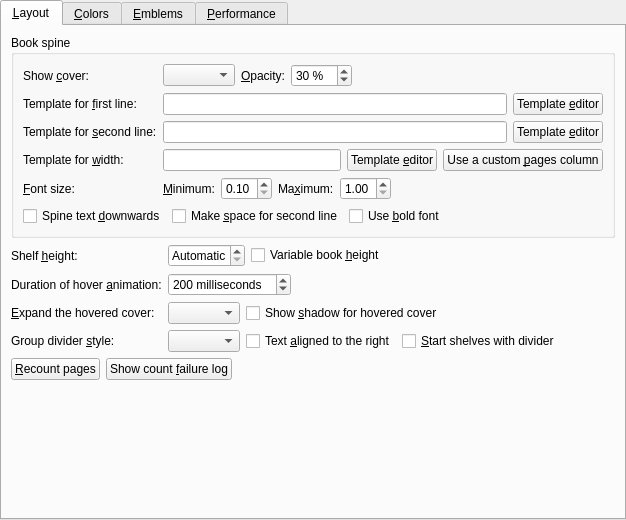
<?xml version="1.0" encoding="UTF-8"?>
<ui version="4.0">
 <class>bookshelf_tab</class>
 <widget class="QTabWidget" name="bookshelf_tab">
  <property name="geometry">
   <rect>
    <x>0</x>
    <y>0</y>
    <width>626</width>
    <height>520</height>
   </rect>
  </property>
  <property name="currentIndex">
   <number>0</number>
  </property>
  <widget class="QWidget" name="bookshelf_view_tab">
   <attribute name="title">
    <string>&amp;Layout</string>
   </attribute>
   <layout class="QFormLayout" name="formLayout_3">
    <property name="fieldGrowthPolicy">
     <enum>QFormLayout::ExpandingFieldsGrow</enum>
    </property>
    <item row="2" column="0">
     <widget class="QLabel" name="label">
      <property name="text">
       <string>Shelf &amp;height:</string>
      </property>
      <property name="buddy">
       <cstring>opt_bookshelf_height</cstring>
      </property>
     </widget>
    </item>
    <item row="2" column="1">
     <layout class="QHBoxLayout" name="horizontalLayout_5">
      <item>
       <widget class="QSpinBox" name="opt_bookshelf_height">
        <property name="toolTip">
         <string>Control the height of the book shelves, in pixels. The default is to choose a height automatically based on the size of the screen. Note that if you change the height, the cover thumbnail cache will need to be re-populated so scrolling might be a little slow to start with.</string>
        </property>
        <property name="specialValueText">
         <string>Automatic</string>
        </property>
        <property name="suffix">
         <string> px</string>
        </property>
        <property name="minimum">
         <number>119</number>
        </property>
        <property name="maximum">
         <number>1200</number>
        </property>
       </widget>
      </item>
      <item>
       <widget class="QCheckBox" name="opt_bookshelf_variable_height">
        <property name="text">
         <string>Variable book &amp;height</string>
        </property>
       </widget>
      </item>
     </layout>
    </item>
    <item row="3" column="0">
     <widget class="QLabel" name="label_fade_time">
      <property name="text">
       <string>Duration of hover &amp;animation:</string>
      </property>
      <property name="buddy">
       <cstring>opt_bookshelf_fade_time</cstring>
      </property>
     </widget>
    </item>
    <item row="3" column="1">
     <widget class="QSpinBox" name="opt_bookshelf_fade_time">
      <property name="specialValueText">
       <string>Disable</string>
      </property>
      <property name="suffix">
       <string> milliseconds</string>
      </property>
      <property name="maximum">
       <number>2000</number>
      </property>
      <property name="singleStep">
       <number>100</number>
      </property>
      <property name="value">
       <number>200</number>
      </property>
     </widget>
    </item>
    <item row="5" column="0">
     <widget class="QLabel" name="label_hover_interact">
      <property name="text">
       <string>&amp;Expand the hovered cover:</string>
      </property>
      <property name="buddy">
       <cstring>opt_bookshelf_hover</cstring>
      </property>
     </widget>
    </item>
    <item row="5" column="1">
     <layout class="QHBoxLayout" name="horizontalLayout_6">
      <item>
       <widget class="QComboBox" name="opt_bookshelf_hover">
        <property name="toolTip">
         <string>Control what happens when the mouse hovers over the spine of a book.</string>
        </property>
       </widget>
      </item>
      <item>
       <widget class="QCheckBox" name="opt_bookshelf_shadow">
        <property name="text">
         <string>Show &amp;shadow for hovered cover</string>
        </property>
       </widget>
      </item>
     </layout>
    </item>
    <item row="7" column="0">
     <widget class="QLabel" name="label_4">
      <property name="text">
       <string>Group divider &amp;style:</string>
      </property>
      <property name="buddy">
       <cstring>opt_bookshelf_divider_style</cstring>
      </property>
     </widget>
    </item>
    <item row="7" column="1">
     <layout class="QHBoxLayout" name="horizontalLayout_8">
      <item>
       <widget class="QComboBox" name="opt_bookshelf_divider_style">
        <property name="toolTip">
         <string>Control the style to use for the group divider</string>
        </property>
       </widget>
      </item>
      <item>
       <widget class="QCheckBox" name="opt_bookshelf_divider_text_right">
        <property name="toolTip">
         <string>Control whether the text of the group divider is aligned to the right or left</string>
        </property>
        <property name="text">
         <string>Text &amp;aligned to the right</string>
        </property>
       </widget>
      </item>
      <item>
       <widget class="QCheckBox" name="opt_bookshelf_start_with_divider">
        <property name="toolTip">
         <string>When grouping books and a group extends to more than one shelf, place a group divider at the beginning of the additional shelves</string>
        </property>
        <property name="text">
         <string>&amp;Start shelves with divider</string>
        </property>
       </widget>
      </item>
     </layout>
    </item>
    <item row="9" column="0" colspan="2">
     <layout class="QHBoxLayout" name="horizontalLayout_7">
      <item>
       <widget class="QPushButton" name="recount_button">
        <property name="toolTip">
         <string>Have calibre re-count the pages in all books in the current library.</string>
        </property>
        <property name="text">
         <string>&amp;Recount pages</string>
        </property>
       </widget>
      </item>
      <item>
       <widget class="QPushButton" name="show_log_button">
        <property name="text">
         <string>Show count &amp;failure log</string>
        </property>
       </widget>
      </item>
      <item>
       <spacer name="horizontalSpacer">
        <property name="orientation">
         <enum>Qt::Horizontal</enum>
        </property>
        <property name="sizeHint" stdset="0">
         <size>
          <width>40</width>
          <height>20</height>
         </size>
        </property>
       </spacer>
      </item>
     </layout>
    </item>
    <item row="10" column="0">
     <spacer name="vertical_spacer_1">
      <property name="orientation">
       <enum>Qt::Vertical</enum>
      </property>
      <property name="sizeHint" stdset="0">
       <size>
        <width>20</width>
        <height>20</height>
       </size>
      </property>
     </spacer>
    </item>
    <item row="1" column="0" colspan="2">
     <widget class="QGroupBox" name="groupBox">
      <property name="title">
       <string>Book spine</string>
      </property>
      <layout class="QFormLayout" name="formLayout">
       <property name="fieldGrowthPolicy">
        <enum>QFormLayout::ExpandingFieldsGrow</enum>
       </property>
       <item row="0" column="0">
        <widget class="QLabel" name="label_bookshelf_thumbnail">
         <property name="text">
          <string>Show &amp;cover:</string>
         </property>
         <property name="buddy">
          <cstring>opt_bookshelf_thumbnail</cstring>
         </property>
        </widget>
       </item>
       <item row="0" column="1">
        <layout class="QHBoxLayout" name="horizontalLayout_10">
         <item>
          <widget class="QComboBox" name="opt_bookshelf_thumbnail">
           <property name="toolTip">
            <string/>
           </property>
          </widget>
         </item>
         <item>
          <widget class="QLabel" name="label_6">
           <property name="text">
            <string>&amp;Opacity:</string>
           </property>
           <property name="buddy">
            <cstring>opt_bookshelf_thumbnail_opacity</cstring>
           </property>
          </widget>
         </item>
         <item>
          <widget class="QSpinBox" name="opt_bookshelf_thumbnail_opacity">
           <property name="toolTip">
            <string>&lt;p&gt;How much to blend the cover into the spine. Higher values decrease blending.</string>
           </property>
           <property name="suffix">
            <string> %</string>
           </property>
           <property name="minimum">
            <number>0</number>
           </property>
           <property name="maximum">
            <number>100</number>
           </property>
           <property name="value">
            <number>30</number>
           </property>
          </widget>
         </item>
        </layout>
       </item>
       <item row="1" column="0">
        <widget class="QLabel" name="label_title">
         <property name="text">
          <string>Template for &amp;first line:</string>
         </property>
         <property name="buddy">
          <cstring>opt_bookshelf_title_template</cstring>
         </property>
        </widget>
       </item>
       <item row="1" column="1">
        <layout class="QHBoxLayout" name="horizontalLayout_2">
         <item>
          <widget class="QLineEdit" name="opt_bookshelf_title_template">
           <property name="sizePolicy">
            <sizepolicy hsizetype="Expanding" vsizetype="Fixed">
             <horstretch>10</horstretch>
             <verstretch>0</verstretch>
            </sizepolicy>
           </property>
           <property name="toolTip">
            <string>&lt;p&gt;The template used to generate the main text on the spine. This template uses the same syntax as save templates. Defaults to just the book title. Note that this setting is per-library, which means that you have to set it again for every different calibre library you use.&lt;/p&gt;</string>
           </property>
           <property name="clearButtonEnabled">
            <bool>true</bool>
           </property>
          </widget>
         </item>
         <item>
          <widget class="QPushButton" name="template_title_button">
           <property name="text">
            <string>Template &amp;editor</string>
           </property>
          </widget>
         </item>
        </layout>
       </item>
       <item row="2" column="0">
        <widget class="QLabel" name="label_2">
         <property name="text">
          <string>Template for &amp;second line:</string>
         </property>
         <property name="buddy">
          <cstring>opt_bookshelf_author_template</cstring>
         </property>
        </widget>
       </item>
       <item row="2" column="1">
        <layout class="QHBoxLayout" name="horizontalLayout_4">
         <item>
          <widget class="QLineEdit" name="opt_bookshelf_author_template">
           <property name="sizePolicy">
            <sizepolicy hsizetype="Expanding" vsizetype="Fixed">
             <horstretch>10</horstretch>
             <verstretch>0</verstretch>
            </sizepolicy>
           </property>
           <property name="toolTip">
            <string>&lt;p&gt;The template used to generate an optional second line of text on the spine. This template uses the same syntax as save templates. Defaults to no second line. For example, use the value {authors} to show the book authors. Note that this setting is per-library, which means that you have to set it again for every different calibre library you use.&lt;/p&gt;</string>
           </property>
           <property name="clearButtonEnabled">
            <bool>true</bool>
           </property>
          </widget>
         </item>
         <item>
          <widget class="QPushButton" name="template_author_button">
           <property name="text">
            <string>Template &amp;editor</string>
           </property>
          </widget>
         </item>
        </layout>
       </item>
       <item row="3" column="0">
        <widget class="QLabel" name="label_pages">
         <property name="text">
          <string>Template for &amp;width:</string>
         </property>
         <property name="buddy">
          <cstring>opt_bookshelf_spine_size_template</cstring>
         </property>
        </widget>
       </item>
       <item row="3" column="1">
        <layout class="QHBoxLayout" name="horizontalLayout_3">
         <item>
          <widget class="QLineEdit" name="opt_bookshelf_spine_size_template">
           <property name="toolTip">
            <string/>
           </property>
           <property name="clearButtonEnabled">
            <bool>true</bool>
           </property>
          </widget>
         </item>
         <item>
          <widget class="QPushButton" name="template_pages_button">
           <property name="text">
            <string>Template &amp;editor</string>
           </property>
          </widget>
         </item>
         <item>
          <widget class="QPushButton" name="use_pages_button">
           <property name="text">
            <string>Use a custom &amp;pages column</string>
           </property>
          </widget>
         </item>
        </layout>
       </item>
       <item row="4" column="1">
        <layout class="QHBoxLayout" name="horizontalLayout_9">
         <item>
          <widget class="QLabel" name="label_7">
           <property name="text">
            <string>&amp;Minimum:</string>
           </property>
           <property name="buddy">
            <cstring>opt_bookshelf_min_font_multiplier</cstring>
           </property>
          </widget>
         </item>
         <item>
          <widget class="QDoubleSpinBox" name="opt_bookshelf_min_font_multiplier">
           <property name="toolTip">
            <string>The minimum font size for text on the spine. It is a fraction of the base font size.</string>
           </property>
           <property name="decimals">
            <number>2</number>
           </property>
           <property name="minimum">
            <double>0.100000000000000</double>
           </property>
           <property name="maximum">
            <double>1.000000000000000</double>
           </property>
           <property name="singleStep">
            <double>0.100000000000000</double>
           </property>
          </widget>
         </item>
         <item>
          <widget class="QLabel" name="label_8">
           <property name="text">
            <string>Ma&amp;ximum:</string>
           </property>
           <property name="buddy">
            <cstring>opt_bookshelf_max_font_multiplier</cstring>
           </property>
          </widget>
         </item>
         <item>
          <widget class="QDoubleSpinBox" name="opt_bookshelf_max_font_multiplier">
           <property name="toolTip">
            <string>The maximum font size for text on the spine. It is a multiple of the base font size.</string>
           </property>
           <property name="minimum">
            <double>1.000000000000000</double>
           </property>
           <property name="maximum">
            <double>3.000000000000000</double>
           </property>
           <property name="singleStep">
            <double>0.100000000000000</double>
           </property>
          </widget>
         </item>
        </layout>
       </item>
       <item row="6" column="0" colspan="2">
        <layout class="QHBoxLayout" name="horizontalLayout">
         <item>
          <widget class="QCheckBox" name="opt_bookshelf_up_to_down">
           <property name="toolTip">
            <string>Control whether the text shown on book spines goes upwards or downwards</string>
           </property>
           <property name="text">
            <string>Spine text &amp;downwards</string>
           </property>
          </widget>
         </item>
         <item>
          <widget class="QCheckBox" name="opt_bookshelf_make_space_for_second_line">
           <property name="toolTip">
            <string>&lt;p&gt;When showing a second line in the spine, for very narrow books, artifically widen the book to make space for the second line. Without this, the second line wont be displayed for narrow books, with it, narrow books will appear artifically wider than they really are.</string>
           </property>
           <property name="text">
            <string>Make &amp;space for second line</string>
           </property>
          </widget>
         </item>
         <item>
          <widget class="QCheckBox" name="opt_bookshelf_bold_font">
           <property name="toolTip">
            <string>&lt;p&gt;Use a bold font to draw text on the book spine</string>
           </property>
           <property name="text">
            <string>Use &amp;bold font</string>
           </property>
          </widget>
         </item>
         <item>
          <spacer name="horizontalSpacer_2">
           <property name="orientation">
            <enum>Qt::Horizontal</enum>
           </property>
           <property name="sizeHint" stdset="0">
            <size>
             <width>40</width>
             <height>20</height>
            </size>
           </property>
          </spacer>
         </item>
        </layout>
       </item>
       <item row="4" column="0">
        <widget class="QLabel" name="label_3">
         <property name="text">
          <string>&amp;Font size:</string>
         </property>
         <property name="buddy">
          <cstring>opt_bookshelf_min_font_multiplier</cstring>
         </property>
        </widget>
       </item>
      </layout>
     </widget>
    </item>
   </layout>
  </widget>
  <widget class="QWidget" name="tab">
   <attribute name="title">
    <string>&amp;Colors</string>
   </attribute>
   <layout class="QFormLayout" name="formLayout_2">
    <item row="0" column="0">
     <widget class="QLabel" name="label_5">
      <property name="text">
       <string>&amp;Dark/light:</string>
      </property>
      <property name="buddy">
       <cstring>opt_bookshelf_theme_override</cstring>
      </property>
     </widget>
    </item>
    <item row="0" column="1">
     <widget class="QComboBox" name="opt_bookshelf_theme_override">
      <property name="toolTip">
       <string>Control the color theme to use for the bookshelf view</string>
      </property>
     </widget>
    </item>
    <item row="1" column="0" colspan="2">
     <widget class="QCheckBox" name="opt_bookshelf_use_custom_background">
      <property name="toolTip">
       <string>Use a custom background, either color or image</string>
      </property>
      <property name="text">
       <string>Use a custom background</string>
      </property>
     </widget>
    </item>
    <item row="2" column="0" colspan="2">
     <widget class="BackgroundConfig" name="background_box" native="true"/>
    </item>
   </layout>
  </widget>
  <widget class="BookshelfEmblemRules" name="emblem_rules">
   <attribute name="title">
    <string>&amp;Emblems</string>
   </attribute>
  </widget>
  <widget class="CoverCacheConfig" name="config_cache">
   <attribute name="title">
    <string>&amp;Performance</string>
   </attribute>
  </widget>
 </widget>
 <customwidgets>
  <customwidget>
   <class>ConfigWidgetBase</class>
   <extends>QWidget</extends>
   <header>calibre/gui2/preferences/look_feel_tabs.h</header>
  </customwidget>
  <customwidget>
   <class>BookshelfEmblemRules</class>
   <extends>ConfigWidgetBase</extends>
   <header>calibre/gui2/preferences/look_feel_tabs.h</header>
  </customwidget>
  <customwidget>
   <class>BackgroundConfig</class>
   <extends>ConfigWidgetBase</extends>
   <header>calibre/gui2/preferences/look_feel_tabs.h</header>
  </customwidget>
  <customwidget>
   <class>CoverCacheConfig</class>
   <extends>ConfigWidgetBase</extends>
   <header>calibre/gui2/preferences/look_feel_tabs.h</header>
  </customwidget>
 </customwidgets>
 <resources/>
 <connections/>
</ui>
